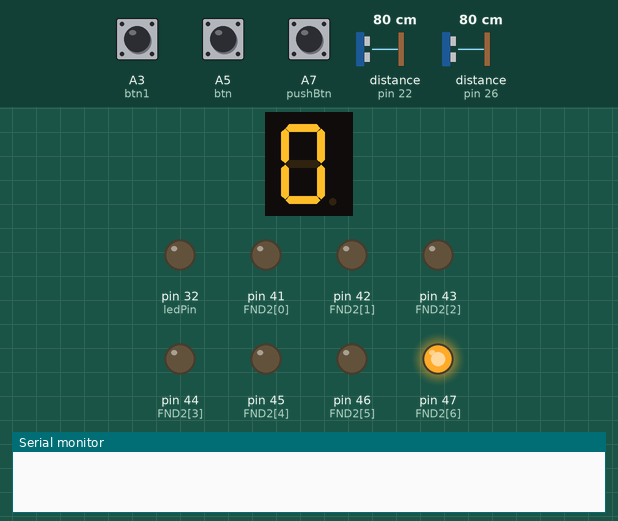
Bench run of a sketch on a simulated Arduino Mega 2560, built with avr-gcc and run on an emulated ATmega2560. On the bench: 1-digit seven-segment display, output pins drawn as LEDs (lit = HIGH), the last lines printed to the serial monitor. Wiring (inferred from the names in the program): ultrasonic range finder: trigger pin 24; echo pin 22; 1-digit 7-segment display, segments lit when LOW: segments pin 34, pin 35, pin 36, pin 37, pin 38, pin 39, pin 40. Inputs (shaded band) come from the test bench; at power-on: A3 (btn1) HIGH, A5 (btn) HIGH, distance to the obstacle (sensors on pin 22, pin 26) 80 cm, A7 (pushBtn) HIGH. The echo pulse lasts 58.3 µs per cm; the segment pins are drawn as the display they are named for; pins used as bus, display or sensor lines are not drawn.

Above: at 1.2 s.
1.3 s: A3 (btn1) pulled LOW for 1 s
At 3.4 s:
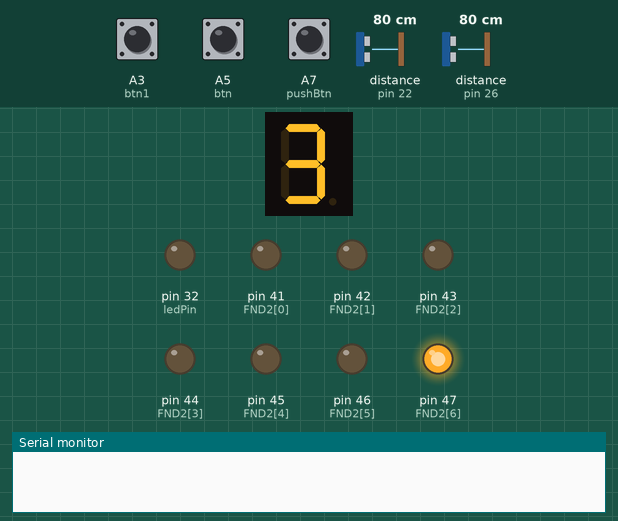
3.8 s: A5 (btn) pulled LOW for 0.15 s
At 4.8 s:
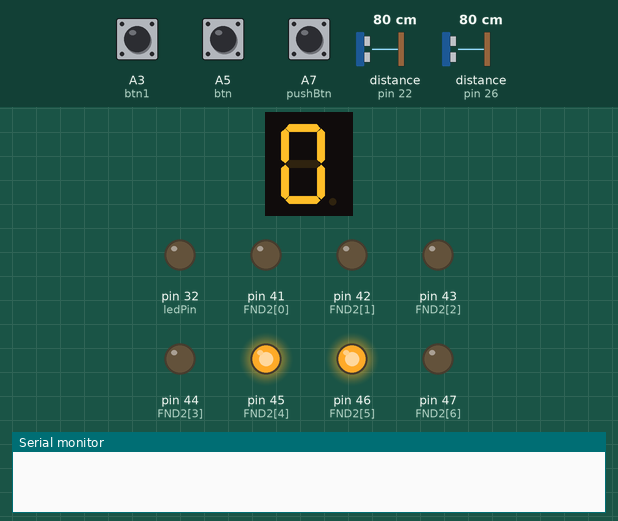
6.9 s: distance to the obstacle (sensor on pin 22) set to 2 cm
9.9 s: distance to the obstacle (sensor on pin 26) set to 2 cm
At 11.1 s:
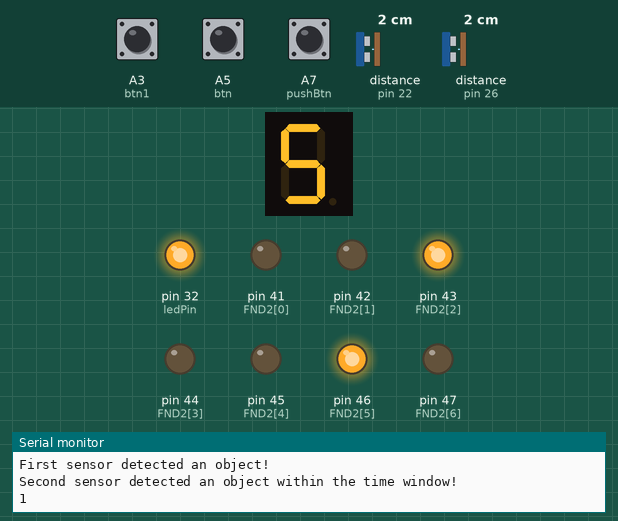
12.9 s: A7 (pushBtn) pulled LOW for 3.2 s
At 19.0 s:
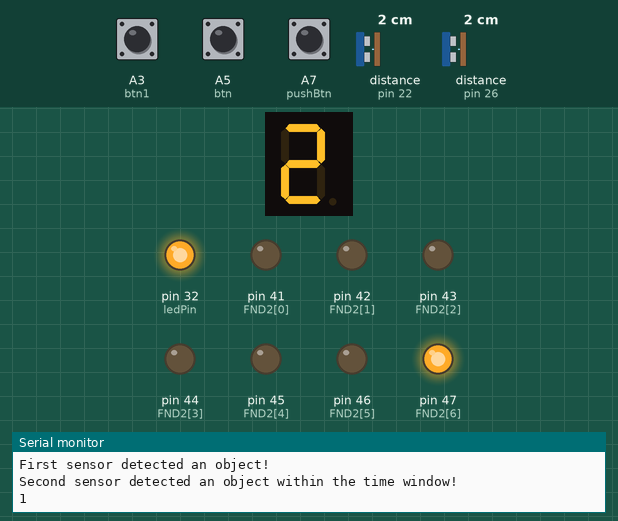
19.1 s: A5 (btn) pulled LOW for 3.2 s
At 24.0 s:
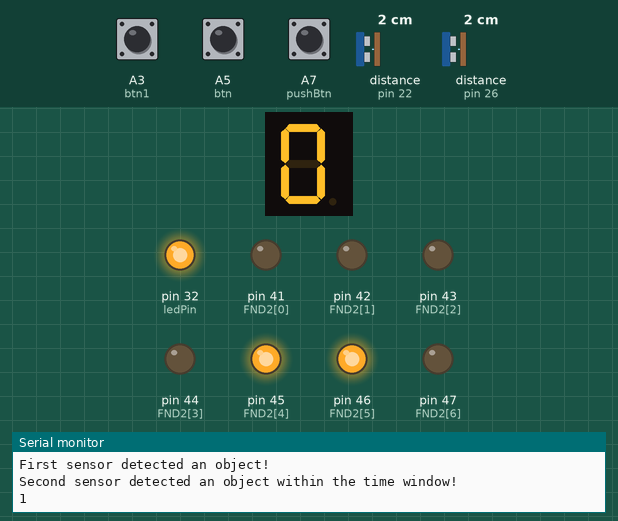
Timing chart, 0 to 31.0 s (numbered marks = the images above; inputs shaded):
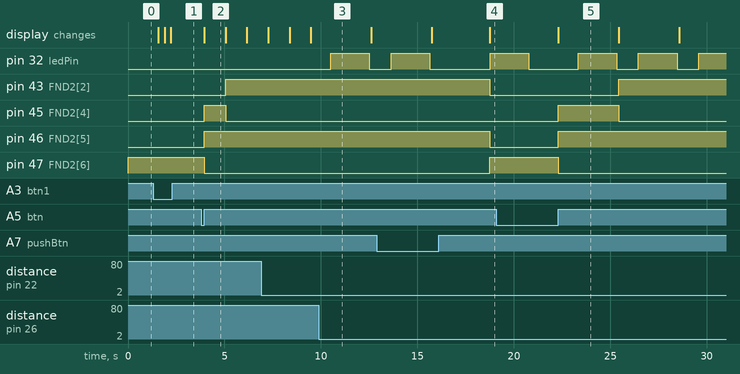

The sketch:

segment_button3_led.ino
```cpp
int btn = A5;  // Existing button (A5)
int btn1 = A3; // New button
int pushBtn = A7; // Push button to stop countdown
int num1 = 0, num2 = 3;  // Countdown digits
int counter = 0;         // Counter for the new button
int FND2[7] = {41, 42, 43, 44, 45, 46, 47};  // FND2: 10's digit pins
int FND1[7] = {34, 35, 36, 37, 38, 39, 40};  // FND1: 1's digit pins
int FND_data[10] = {0xC0, 0xF9, 0xA4, 0xB0,  // FND data for 0-9
                    0x99, 0x92, 0x82, 0xF8,
                    0x80, 0x90};
bool isCounting = false; // Countdown status flag
bool btn1Pressed = false; // Track if the new button is pressed
bool pushBtnPressed = false; // Track if push button is pressed
unsigned long buttonPressStart = 0;  // Track button press duration
const int trigPin1 = 24;
const int echoPin1 = 22;

// Pin definitions for the second ultrasonic sensor
const int trigPin2 = 28;
const int echoPin2 = 26;

// LED pin
const int ledPin = 32;

// Threshold distance in mm
const int thresholdDistance = 10;

// Time window for the second detection in milliseconds
const int detectionWindow = 2000;

bool firstSensorDetected = false; // Tracks if the first sensor detected an object
unsigned long firstDetectionTime = 0; // Stores the time of the first detection


void setup() {
  Serial.begin(9600); // Initialize serial monitor

  // Initialize button pins
  pinMode(btn, INPUT_PULLUP);
  pinMode(btn1, INPUT_PULLUP);
  pinMode(pushBtn, INPUT_PULLUP);

  // 초음파 센서
  pinMode(trigPin1, OUTPUT);
  pinMode(echoPin1, INPUT);
  pinMode(trigPin2, OUTPUT);
  pinMode(echoPin2, INPUT);

  // Set LED pin as output
  pinMode(ledPin, OUTPUT);

  // Initialize FND pins
  for (int i = 0; i < 7; i++) {
    pinMode(FND1[i], OUTPUT);
    pinMode(FND2[i], OUTPUT);
    digitalWrite(FND1[i], HIGH);
    digitalWrite(FND2[i], HIGH);
  }

  // Display initial counter value
  displayNumber(counter / 10, counter % 10);
  // Turn off the LED initially
  digitalWrite(ledPin, LOW);
}

void loop() {
  // Handle new button press
  if (!digitalRead(btn1)) {
    if (!btn1Pressed) {
      btn1Pressed = true;
      buttonPressStart = millis();
    }
    if (millis() - buttonPressStart >= 200) {
      btn1Pressed = false;
      counter++;
      if (counter > 7) counter = 7; // Limit counter to 7
      displayNumber(counter / 10, counter % 10); // Display counter on 7-segment display
    }
  } else {
    btn1Pressed = false;
  }

  // Handle push button press to stop countdown (only during countdown)
  if (isCounting && !digitalRead(pushBtn)) {
    if (!pushBtnPressed) {
      pushBtnPressed = true;
      stopCountdown(); // Stop countdown and handle the display logic
    }
  } else {
    pushBtnPressed = false;
  }

  // Handle existing button press to start countdown
  if (counter > 0 && !digitalRead(btn) && !pushBtnPressed) {
    if (millis() - buttonPressStart >= 200) {
      while (!digitalRead(btn)); // Wait for button release

      resetCountdown(); // Reset countdown
      isCounting = true; // Start countdown
    }
  }

  // Handle countdown logic
  if (isCounting) {
    displayNumber(num2, num1); // Show countdown
    delay(1000); // Wait 1 second

    if (num1 == 0) {
      if (num2 > 0) {
        num1 = 9;
        num2--;
      } else {
        // num2 == 0 && num1 == 0
        displayNumber(0, 0); // Show `00`
        delay(3000); // Hold for 3 seconds

        // After 3 seconds, decrement the counter and display the new button counter value
        counter--;
        if (counter < 0) counter = 0; // Prevent counter from going negative
        displayNumber(counter / 10, counter % 10); // Display the counter value
        isCounting = false; // Stop countdown
      }
    } else {
      num1--;
    }
  }

  // Measure distance using the first ultrasonic sensor
  long distance1 = measureDistance(trigPin1, echoPin1);

  // Check if the first sensor detects an object within the threshold
  if (!firstSensorDetected && distance1 <= thresholdDistance) {
    Serial.println("First sensor detected an object!");
    firstSensorDetected = true;
    firstDetectionTime = millis(); // Record the time of first detection
  }

  // If the first sensor has detected an object, check the second sensor
  if (firstSensorDetected) {
    // Measure distance using the second ultrasonic sensor
    long distance2 = measureDistance(trigPin2, echoPin2);

    // Check if the second sensor detects an object within the time window
    if (distance2 <= thresholdDistance && (millis() - firstDetectionTime <= detectionWindow)) {
      Serial.println("Second sensor detected an object within the time window!");
      digitalWrite(ledPin, HIGH); // Turn on the LED
      Serial.println("1");
      delay(2000); // Keep the LED on for 2 seconds
      digitalWrite(ledPin, LOW); // Turn off the LED
      Serial.println("0");
      firstSensorDetected = false; // Reset for the next detection
    }

    // If time window has elapsed and second sensor did not detect
    if (millis() - firstDetectionTime > detectionWindow) {
      Serial.println("Time window elapsed. Resetting...");
      firstSensorDetected = false; // Reset for the next detection
    }
  }

  delay(100); // Small delay for stability
}

// Function to measure distance using an ultrasonic sensor
long measureDistance(int trigPin, int echoPin) {
  // Send a 10-microsecond pulse to trigger pin
  digitalWrite(trigPin, LOW);
  delayMicroseconds(2);
  digitalWrite(trigPin, HIGH);
  delayMicroseconds(10);
  digitalWrite(trigPin, LOW);

  // Read the echo pin and calculate the distance
  long duration = pulseIn(echoPin, HIGH);
  long distance = (duration * 0.0343) / 2; // Convert to mm
  return distance;
}

// Stop countdown and display interrupted value
void stopCountdown() {
  if (!isCounting) return; // Only stop if counting

  isCounting = false;
  displayNumber(num2, num1); // Show interrupted countdown value
  delay(3000); // Wait for 3 seconds
  counter--; // Decrease counter by 1
  if (counter < 0) counter = 0; // Prevent counter from going negative
  displayNumber(counter / 10, counter % 10); // Show the new button counter value
}

// Reset countdown to 30 seconds
void resetCountdown() {
  num1 = 0;
  num2 = 3;
}

// Display numbers on the 7-segment display
void displayNumber(int tens, int ones) {
  for (int i = 0; i < 7; i++) {
    digitalWrite(FND2[i], bitRead(FND_data[tens], i));
    digitalWrite(FND1[i], bitRead(FND_data[ones], i));
  }
}

// Turn off 7-segment display
void displayOff() {
  for (int i = 0; i < 7; i++) {
    digitalWrite(FND2[i], HIGH);
    digitalWrite(FND1[i], HIGH);
  }
}
```

Measured:
- after the input at 1.3 s, the display: first changes after 0.28 s (image 1 shows a later state)
- after the input at 3.8 s, pin 43 (FND2[2]): LOW → HIGH after 1.3 s; pin 45 (FND2[4]): LOW → HIGH after 0.15 s, → LOW 1.1 s later; pin 46 (FND2[5]): LOW → HIGH after 0.15 s; pin 47 (FND2[6]): HIGH → LOW after 0.15 s; the display: changes after 0.15 s (image 2)
- after the input at 9.9 s, pin 32 (ledPin): LOW → HIGH after 0.61 s, → LOW 2.0 s later
- after the input at 12.9 s, pin 43 (FND2[2]), pin 46 (FND2[5]): HIGH → LOW after 5.8 s; pin 47 (FND2[6]): LOW → HIGH after 5.8 s
- after the input at 19.1 s, pin 43 (FND2[2]): LOW → HIGH after 6.3 s; pin 45 (FND2[4]): LOW → HIGH after 3.2 s, → LOW 3.1 s later; pin 46 (FND2[5]): LOW → HIGH after 3.2 s; pin 47 (FND2[6]): HIGH → LOW after 3.2 s; the display: changes after 3.2 s (image 5)
- what the display in image 2 shows lasts 1.1 s, from 4.0 s to 5.1 s
